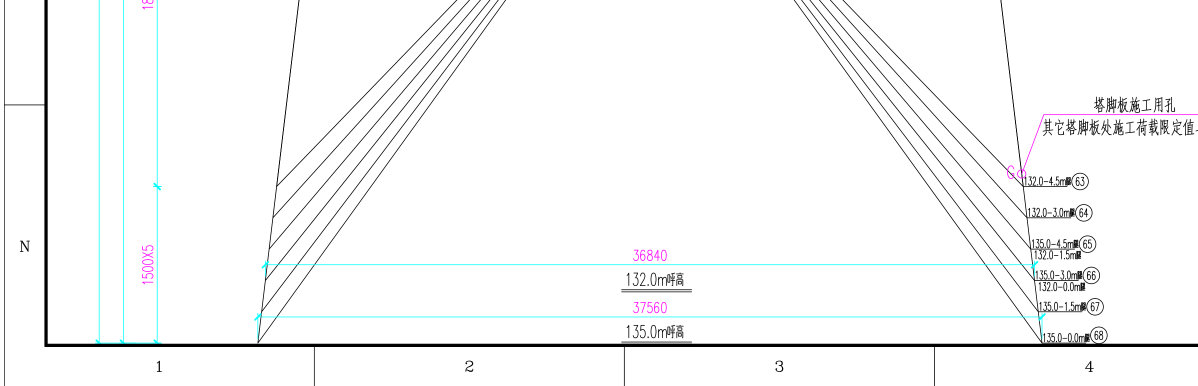
#> input picture pdf2Cad/demo/band.png, 2396 x 771 px, given in place of sp_37-SA36901S-T0121-050.png, which was not available (shown at 1/2 size)
$ python gen_sample_008.py
#> lines starting #> are read from the running program, lines starting #| are printed output that depends on the picture; pictures that were not available may be replaced by others from this repository, and a replacement may not be noted
# -*- coding: utf-8 -*-
"""050/008 DXF 小样：完整演示页面"""
import json, sys, os, base64, io, math
sys.stdout.reconfigure(encoding='utf-8')
from PIL import Image

def img64(path, maxw=900, q=80):
#> called with maxw = 900, q = 80
    im = Image.open(path).convert('RGB')
#> im is the input picture: PIL image 2396x771 RGB; mean R, G, B 247.2, 248.1, 248.3
    if im.width > maxw:
        im = im.resize((maxw, int(im.height * maxw / im.width)), Image.LANCZOS)
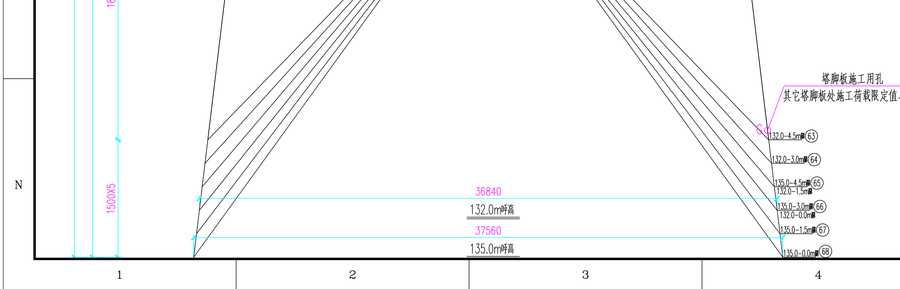
#> im: PIL image 900x289 RGB; mean R, G, B 246.6, 247.5, 247.8
    buf = io.BytesIO()
    im.save(buf, 'JPEG', quality=q)
    return base64.b64encode(buf.getvalue()).decode()

sheet64 = img64('.superpowers/sp_37-SA36901S-T0121-050.png', 900)
clean_dxf64 = img64('demo/dxf008_clean.png', 1100)
#> call 2 of img64, with path = 'demo/dxf008_clean.png', maxw = 1100, q = 80
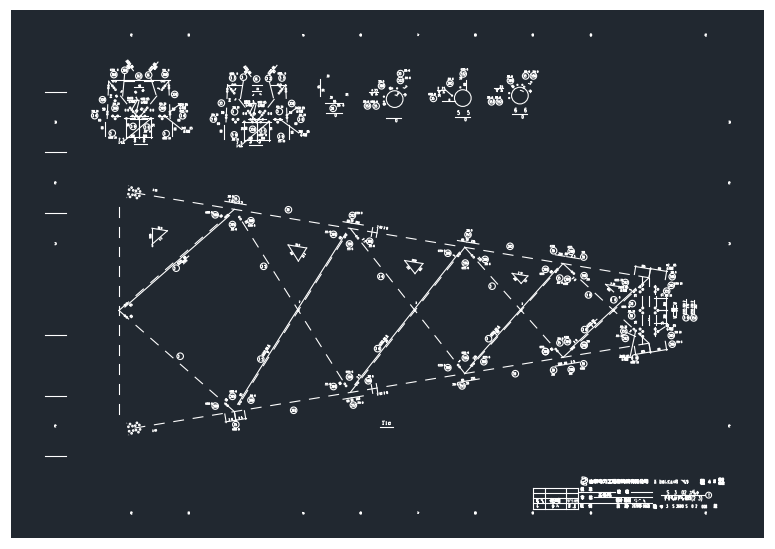
#> input picture pdf2Cad/demo/dxf008_clean.png, 775 x 549 px, found by its file name
axes64 = img64('demo/axes_overlay.png', 1100)
#> call 3 of img64, with path = 'demo/axes_overlay.png', maxw = 1100, q = 80
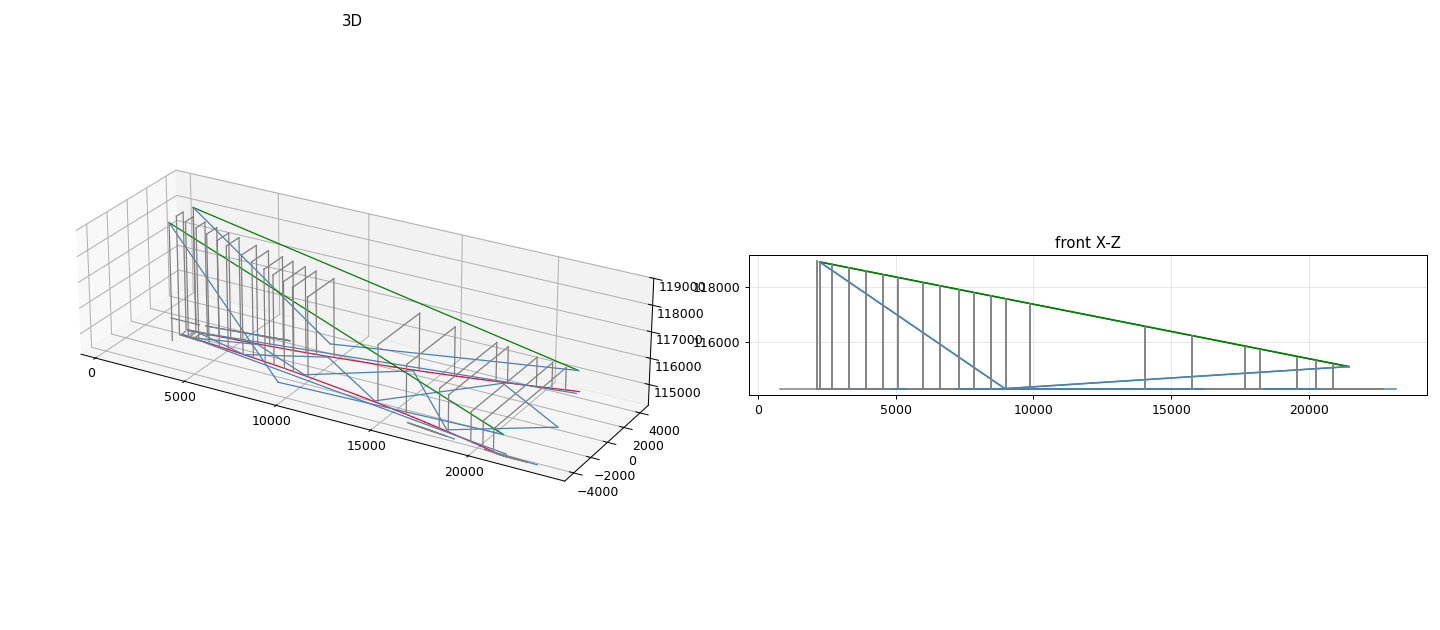
#> input picture pdf2Cad/demo/ca008_dxf_v2.png, 1440 x 630 px, given in place of axes_overlay.png, which was not available

#> (the run stopped early here; a loop or call above may not have finished)
